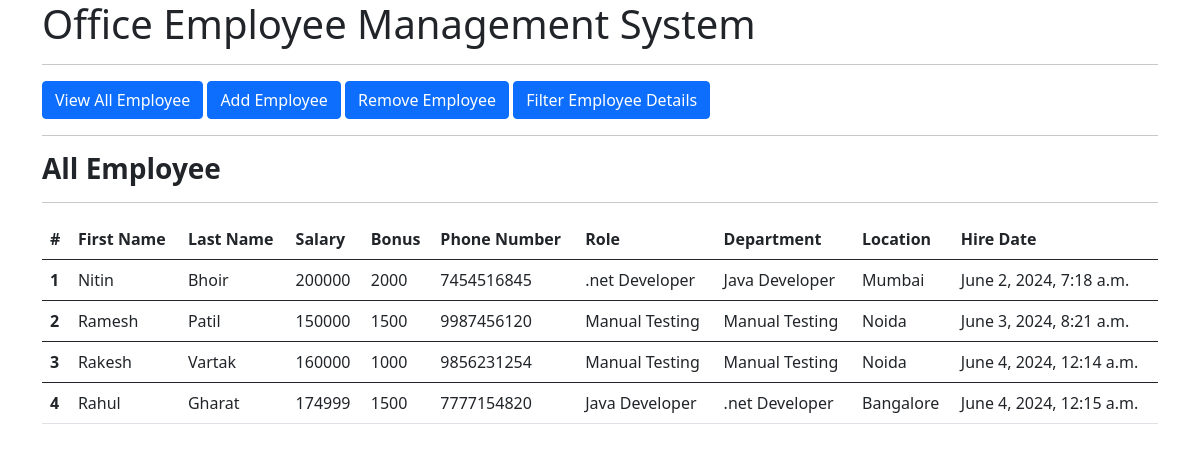
The app's page /all_emp with its own data.
### office_app/models.py (models this page shows, shortened)
class Employee(models.Model):
    first_name = models.CharField(max_length=100)
    last_name = models.CharField(max_length=100)
    dept = models.ForeignKey(Department, on_delete=models.CASCADE)
    salary = models.IntegerField(default=0)
    bonus = models.IntegerField(default=0)
    role = models.ForeignKey(Role, on_delete=models.CASCADE)
    phone = models.IntegerField(default=0)
    hire_date = models.DateTimeField()
    def __str__(self):
        return "%s %s %s" %(self.first_name, self.last_name, self.phone)

class Role(models.Model):
    name = models.CharField(max_length=100, null=False)

class Department(models.Model):
    name = models.CharField(max_length=100, null=False)
    location = models.CharField(max_length=100)

### office_app/views.py (the view)
# urls.py: path('all_emp', views.all_emp, name='all_emp'),
def all_emp(request):
    emps = Employee.objects.all()
    context = {
        'emps' : emps
    }
    print(context)
    return render(request, 'all_emp.html', context)

### office_app/templates/all_emp.html (shortened to what this page needs)
<!doctype html>
<html lang="en">
  <head>
    <link href="https://cdn.jsdelivr.net/npm/bootstrap@5.0.2/dist/css/bootstrap.min.css" rel="stylesheet">
  </head>
  <body>
    <div class="container">
        <h1>Office Employee Management System</h1>
        <hr>
        <a class="btn btn-primary" href="/all_emp" role="button">View All Employee</a>
        <a class="btn btn-primary" href="/add_emp" role="button">Add Employee</a>
        <a class="btn btn-primary" href="/remove_emp" role="button">Remove Employee</a>
        <a class="btn btn-primary" href="/filter_emp" role="button">Filter Employee Details</a>
        <hr>
        <h3 class="fw-bold">All Employee</h3>
        <hr>
        <table class="table">
            <thead>
              <tr>
                <th scope="col">#</th>
                <th scope="col">First Name</th>
                <th scope="col">Last Name</th>
                <th scope="col">Salary</th>
                <th scope="col">Bonus</th>
                <th scope="col">Phone Number</th>
                <th scope="col">Role</th>
                <th scope="col">Department</th>
                <th scope="col">Location</th>
                <th scope="col">Hire Date</th>
              </tr>
            </thead>
                {% for emp in emps %}
            <tbody>
              <tr>
                <th scope="row">{{emp.id}}</th>
                <td>{{emp.first_name}}</td>
                <td>{{emp.last_name}}</td>
                <td>{{emp.salary}}</td>
                <td>{{emp.bonus}}</td>
                <td>{{emp.phone}}</td>
                <td>{{emp.role.name}}</td>
                <td>{{emp.dept.name}}</td>
                <td>{{emp.dept.location}}</td>
                <td>{{emp.hire_date}}</td>
              </tr>
            </tbody>
                {% endfor %}
          </table>
    </div>
  </body>
</html>

### records on screen
Employee: id "1", first_name "Nitin", last_name "Bhoir", salary "200000", bonus "2000", phone "7454516845", role.name ".net Developer", dept.name "Java Developer", dept.location "Mumbai", hire_date "June 2, 2024, 7:18 a.m."
Employee: id "2", first_name "Ramesh", last_name "Patil", salary "150000", bonus "1500", phone "9987456120", role.name "Manual Testing", dept.name "Manual Testing", dept.location "Noida", hire_date "June 3, 2024, 8:21 a.m."
Employee: id "3", first_name "Rakesh", last_name "Vartak", salary "160000", bonus "1000", phone "9856231254", role.name "Manual Testing", dept.name "Manual Testing", dept.location "Noida", hire_date "June 4, 2024, 12:14 a.m."
Employee: id "4", first_name "Rahul", last_name "Gharat", salary "174999", bonus "1500", phone "7777154820", role.name "Java Developer", dept.name ".net Developer", dept.location "Bangalore", hire_date "June 4, 2024, 12:15 a.m."
